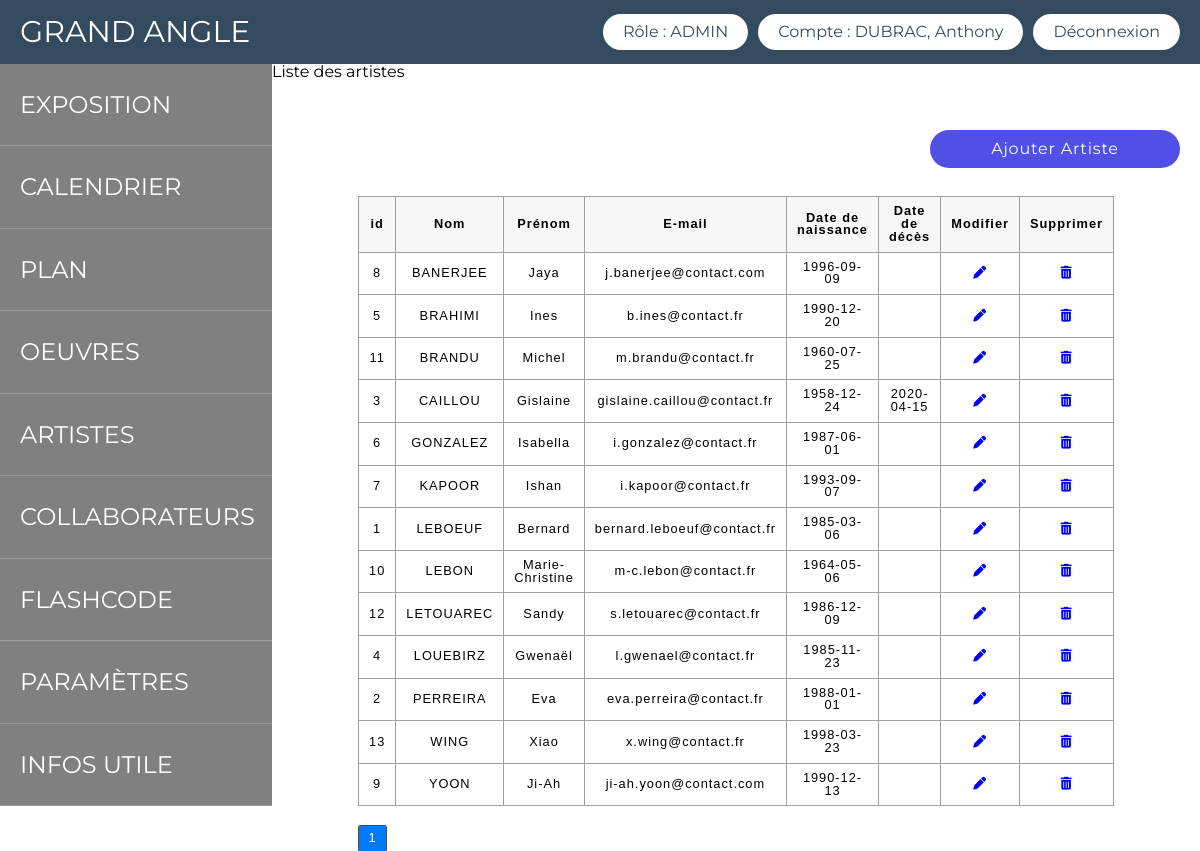
The page /admin/artistes.php (signed in) on the database its author committed.
### tables this page shows
CREATE TABLE IF NOT EXISTS `artiste` (
  `id_artiste` int NOT NULL AUTO_INCREMENT,
  `nom_artiste` varchar(100) NOT NULL,
  `prenom_artiste` varchar(100) NOT NULL,
  `email_artiste` varchar(150) DEFAULT NULL,
  `num_telephone` varchar(20) DEFAULT NULL,
  `adresse_artiste` varchar(150) DEFAULT NULL,
  `cp_artiste` varchar(25) DEFAULT NULL,
  `ville_artiste` varchar(50) DEFAULT NULL,
  `date_naissance_artiste` date DEFAULT NULL,
  `date_deces_artiste` date DEFAULT NULL,
  `biographie_FR` text NOT NULL,
  `biographie_EN` text NOT NULL,
  `biographie_DE` text NOT NULL,
  `biographie_RU` text NOT NULL,
  `biographie_ZH` text NOT NULL,
  `photo_profil` varchar(255) NOT NULL,
  PRIMARY KEY (`id_artiste`)
);

### admin/artistes.php (the view, shortened to what this page needs)
<?php
require_once "../config/pdo.php";
$sql = "SELECT *
    FROM artiste
    ORDER BY nom_artiste";
$requete = $db->query($sql);
$artistes = $requete->fetchAll(PDO::FETCH_ASSOC);
include "includes/pages/header.php";
?>
<section id="super_grid_container">
  <div id="grid_container_dash">
    <div class="left">
      <?php include "./includes/components/sidebar_left.php"; ?>
    </div>
    <div class="middle">
    <div><h1>Liste des artistes</h1></div>
      <div class="bloc_btn_add_art">
        <button class="btn_add_artiste"><a href="add_artiste.php">Ajouter Artiste</a></button>
      </div>
      <div class="bloc_list">
        <table id="data" class="list">
          <thead>
            <tr>
              <th>id</th>
              <th>Nom</th>
              <th>Prénom</th>
              <th>E-mail</th>
              <th>Date de naissance</th>
              <th>Date de décès</th>
              <th>Modifier</th>
              <th>Supprimer</th>
            </tr>
          </thead>
          <tbody>
            <?php foreach ($artistes as $artiste) : ?>
              <tr class="art_wrap" id="<?= $artiste["id_artiste"] ?>">
                <td><?= $artiste["id_artiste"] ?></td>
                <td><?= $artiste["nom_artiste"] ?></td>
                <td><?= $artiste["prenom_artiste"] ?></td>
                <td><?= $artiste["email_artiste"] ?></td>
                <td><?= $artiste["date_naissance_artiste"] ?></td>
                <td><?= $artiste["date_deces_artiste"] ?></td>
                <td><a href="updating_artiste.php?id_artiste=<?= $artiste['id_artiste'] ?>"><i class="fa-solid fa-pen"></i></a></td>
                <td><a href="#" class="delete_artiste_link link" data-id="<?= $artiste["id_artiste"] ?>" data-nom="<?= $artiste["nom_artiste"] ?>" data-prenom="<?= $artiste["prenom_artiste"] ?>"><i class="fa-solid fa-trash-can"></i></a></td>
              </tr>
      </div>
    <?php endforeach; ?>
</section>

### admin/assets/css/style.css (style rules this page uses)
* { box-sizing: border-box; }
body { font-family: 'Montserrat', sans-serif; width: 100vw; height: 100vh; }
#super_grid_container { width: 100%; height: 100%; }
#grid_container_dash { display: grid; grid-template-columns: 17rem auto; width: 100%; height: 100%; }
#grid_container_dash .left { width: 17rem; height: 100%; }
#grid_container_dash .middle { width: 100%; height: 100%; }
.bloc_list { display: flex; margin-top: 50px; width: 75%; margin: auto; justify-content: center; position: relative; margin-top: 3%; }
.list { border-collapse: collapse; font-family: sans-serif; font-size: 0.8rem; letter-spacing: 1px; width: 100%; margin: auto; }
.list thead { background-color: rgb(228 240 245); }
.list td, th { border: 1px solid rgb(160 160 160); padding: 8px 10px; }
.list td:last-of-type { text-align: center; }
table { border-collapse: collapse; }
th, td { text-align: center; }
th { border-width: 1px 1px 0; background-color: #f7f7f7; }
.bloc_btn_add_art { display: flex; justify-content: flex-end; width: 100%; padding-top: 50px; padding-right: 20px; }
.btn_add_artiste { background-color: rgb(80, 80, 230); padding: 10px; width: 250px; cursor: pointer; border-radius: 24px; letter-spacing: 0.05em; font-size: 1rem; border: none; font-family: 'Montserrat', sans-serif; }
.btn_add_artiste a { color: white; }

### rows shown on the page
artiste: id_artiste "8", nom_artiste "BANERJEE", prenom_artiste "Jaya", email_artiste "j.banerjee@contact.com", date_naissance_artiste "1996-09-09"
artiste: id_artiste "5", nom_artiste "BRAHIMI", prenom_artiste "Ines", email_artiste "b.ines@contact.fr", date_naissance_artiste "1990-12-20"
artiste: id_artiste "11", nom_artiste "BRANDU", prenom_artiste "Michel", email_artiste "m.brandu@contact.fr", date_naissance_artiste "1960-07-25"
artiste: id_artiste "3", nom_artiste "CAILLOU", prenom_artiste "Gislaine", email_artiste "gislaine.caillou@contact.fr", date_naissance_artiste "1958-12-24", date_deces_artiste "2020-04-15"
artiste: id_artiste "6", nom_artiste "GONZALEZ", prenom_artiste "Isabella", email_artiste "i.gonzalez@contact.fr", date_naissance_artiste "1987-06-01"
artiste: id_artiste "7", nom_artiste "KAPOOR", prenom_artiste "Ishan", email_artiste "i.kapoor@contact.fr", date_naissance_artiste "1993-09-07"
artiste: id_artiste "1", nom_artiste "LEBOEUF", prenom_artiste "Bernard", email_artiste "bernard.leboeuf@contact.fr", date_naissance_artiste "1985-03-06"
artiste: id_artiste "10", nom_artiste "LEBON", prenom_artiste "Marie-Christine", email_artiste "m-c.lebon@contact.fr", date_naissance_artiste "1964-05-06"
artiste: id_artiste "12", nom_artiste "LETOUAREC", prenom_artiste "Sandy", email_artiste "s.letouarec@contact.fr", date_naissance_artiste "1986-12-09"
artiste: id_artiste "4", nom_artiste "LOUEBIRZ", prenom_artiste "Gwenaël", email_artiste "l.gwenael@contact.fr", date_naissance_artiste "1985-11-23"
artiste: id_artiste "2", nom_artiste "PERREIRA", prenom_artiste "Eva", email_artiste "eva.perreira@contact.fr", date_naissance_artiste "1988-01-01"
artiste: id_artiste "13", nom_artiste "WING", prenom_artiste "Xiao", email_artiste "x.wing@contact.fr", date_naissance_artiste "1998-03-23"
artiste: id_artiste "9", nom_artiste "YOON", prenom_artiste "Ji-Ah", email_artiste "ji-ah.yoon@contact.com", date_naissance_artiste "1990-12-13"

### other values the page prints
$_SESSION["user"]["id_role"] "ADMIN"
$_SESSION["user"]["nom_collab"] "DUBRAC"
$_SESSION["user"]["prenom_collab"] "Anthony"
